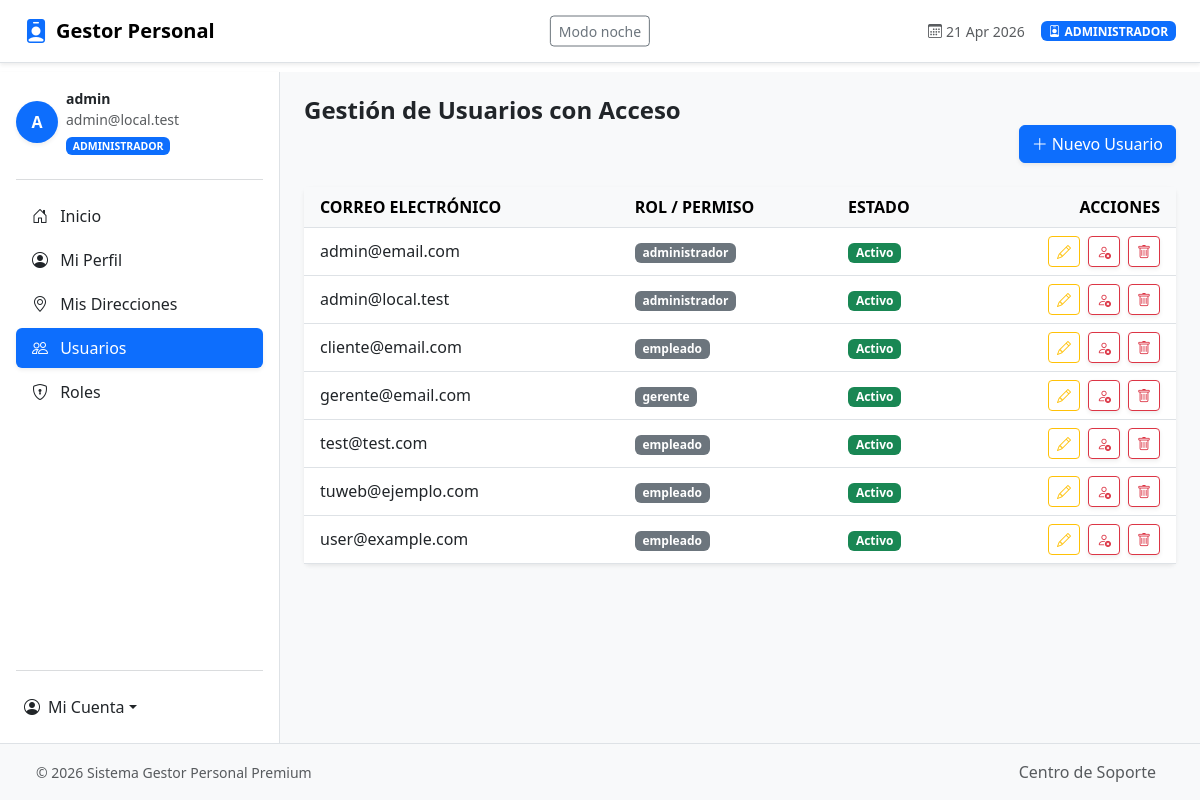
The page /templates/frontend/usuarios.php (signed in) on the database its author committed.
### tables this page shows
CREATE TABLE `users` (
  `id` int(11) NOT NULL,
  `username` varchar(100) NOT NULL,
  `apellidos` varchar(150) DEFAULT NULL,
  `DNI` varchar(50) DEFAULT NULL,
  `fechaNacimiento` date DEFAULT NULL,
  `telefono` varchar(30) DEFAULT NULL,
  `email` varchar(150) NOT NULL,
  `password` varchar(255) NOT NULL,
  `role` varchar(100) DEFAULT NULL,
  `fechaCreacion` datetime NOT NULL DEFAULT current_timestamp(),
  `fechaModificacion` datetime NOT NULL DEFAULT current_timestamp() ON UPDATE current_timestamp()
);

### clases/CPUser.php (called while the page is built, shortened)
<?php
require_once __DIR__ . '/Database.php';
class CPUser extends CPGenerico {
    protected $id;
    protected $email;
    protected $role;
    protected $activo = 1;
    public function __construct($id = null, $username = '', $email = '', $password = '', $role = null, $apellidos = '', $DNI = '', $fechaNacimiento = '', $telefono = '', $activo = 1, $avatar = '') {
        $this->id = $id;
        $this->email = $email;
        $this->role = $role;
        $this->activo = $activo;
    }
    public function getId() { return $this->id; }
    public function getEmail() { return $this->email; }
    public function setPassword($p) {
        if (!empty($p)) {
            $algo = password_get_info($p)['algo'];
        }
    }
    public function getRole() { return $this->role; }
    public function isActivo(): bool {
        return (bool)$this->activo;
    }
    private static function getPdo() {
        return Database::getConnection();
    }
    public static function leerTodo(): array {
        $pdo = self::getPdo();
        $stmt = $pdo->query('SELECT * FROM users ORDER BY username');
        $rows = $stmt->fetchAll();
        return array_map(fn($row) => self::fromRow($row), $rows);
    }
    private static function fromRow($row): ?self {
        $usuario = new self(
            $row['id'] ?? null,
            $row['username'] ?? '',
            $row['email'] ?? '',
            $row['password'] ?? '',
            $row['role'] ?? null,
            $row['apellidos'] ?? '',
            $row['DNI'] ?? '',
            $row['fechaNacimiento'] ?? '',
            $row['telefono'] ?? '',
            $row['activo'] ?? 1,
            $row['avatar'] ?? ''
        );
        if (isset($row['fechaCreacion'])) {
            $usuario->setFechaCreacion($row['fechaCreacion']);
        }
        if (isset($row['fechaModificacion'])) {
            $usuario->setFechaModificacion($row['fechaModificacion']);
        }
        return $usuario;
    }
    public static function buscarPorEmail($email): ?self {
        $stmt = self::getPdo()->prepare('SELECT * FROM users WHERE email = ? LIMIT 1');
        $stmt->execute([$email]);
        $row = $stmt->fetch();
        return $row ? self::fromRow($row) : null;
    }
}

### templates/helpers.php (called while the page is built, shortened)
<?php
if (!function_exists('h')) {
    function h($value): string {
        return htmlspecialchars((string)$value, ENT_QUOTES, 'UTF-8');
    }
}

### config.php (called while the page is built)
<?php
return [
    'db_host' => '127.0.0.1',
    'db_port' => '3307',
    'db_name' => 'gestor_personaltfg',
    'db_user' => 'root',
    'db_pass' => '',
    'db_charset' => 'utf8mb4',
];

### clases/Database.php (called while the page is built)
<?php
class Database {
    private static $pdo = null;
    public static function getConnection() {
        if (self::$pdo !== null) {
            return self::$pdo;
        }
        $config = require dirname(__DIR__) . '/config.php';
        $host = $config['db_host'];
        $port = $config['db_port'] ?? '3306';
        $db   = $config['db_name'];
        $user = $config['db_user'];
        $pass = $config['db_pass'];
        $charset = $config['db_charset'];
        $dsn = "mysql:host={$host};port={$port};dbname={$db};charset={$charset}";
        $options = [
            PDO::ATTR_ERRMODE => PDO::ERRMODE_EXCEPTION,
            PDO::ATTR_DEFAULT_FETCH_MODE => PDO::FETCH_ASSOC,
            PDO::ATTR_EMULATE_PREPARES => false,
        ];
        self::$pdo = new PDO($dsn, $user, $pass, $options);
        return self::$pdo;
    }
}

### templates/backend/procesar_usuarios.php (called while the page is built, shortened)
<?php
require_once __DIR__ . '/../helpers.php';
require_once dirname(__DIR__, 2) . '/clases/CPUser.php';
$currentUser = CPUser::buscarPorEmail($_SESSION['email'] ?? '');
require_once('head.php');
?>

### templates/frontend/usuarios.php (the view, shortened to what this page needs)
<?php
require_once('../backend/procesar_usuarios.php');
require_once('head.php');
require_once('sidebar.php');
?>
<main class="flex-grow-1 p-4 bg-light">
    <h2 class="h4 fw-bold mb-0">Gestión de Usuarios con Acceso</h2>
    <div class="mb-4 text-end">
        <button class="btn btn-primary shadow-sm" data-bs-toggle="modal" data-bs-target="#addUserModal">
            <i class="bi bi-plus-lg me-1"></i>Nuevo Usuario
        </button>
    </div>
    <div class="card shadow-sm border-0">
        <div class="card-body p-0 cp-users-card-body">
            <table class="table table-hover mb-0 cp-users-table">
                <thead class="table-light text-uppercase smaller fw-bold">
                    <tr>
                        <th class="ps-3">Correo Electrónico</th>
                        <th>Rol / Permiso</th>
                        <th>Estado</th>
                        <th class="text-end pe-3">Acciones</th>
                    </tr>
                </thead>
                <tbody>
                    <?php
                    $listaUsuarios = CPUser::leerTodo();
                    foreach ($listaUsuarios as $u):
                        $email = h($u->getEmail());
                        $rol = h($u->getRole() ?: 'empleado');
                        $activo = $u->isActivo();
                        $estadoBadge = $activo ? 'bg-success' : 'bg-danger';
                        $estadoTexto = $activo ? 'Activo' : 'Inactivo';
                    ?>
                        <tr class="align-middle <?php echo $activo ? '' : 'table-secondary text-muted'; ?>">
                            <td class="ps-3">
                                <a href="edituser.php?id=<?php echo urlencode($u->getId()); ?>" class="link-dark text-decoration-none">
                                    <?php echo $email; ?>
                                </a>
                            </td>
                            <td><span class="badge bg-secondary"><?php echo $rol; ?></span></td>
                            <td><span class="badge <?php echo $estadoBadge; ?>"><?php echo $estadoTexto; ?></span></td>
                            <td class="text-end pe-3">
                                <div class="d-flex justify-content-end gap-2 flex-wrap align-items-center">
                                    <button type="button" class="btn btn-sm btn-outline-warning edit-user-btn"
                                            data-email="<?php echo $email; ?>"
                                            data-role="<?php echo $rol; ?>"
                                            data-active="<?php echo $activo ? '1' : '0'; ?>">
                                        <i class="bi bi-pencil"></i>
                                    </button>
                                    <form method="post" class="m-0">
                                        <button type="submit" name="toggle_user_active" class="btn btn-sm btn-outline-<?php echo $activo ? 'danger' : 'success'; ?> shadow-sm" title="<?php echo $activo ? 'Desactivar usuario' : 'Activar usuario'; ?>">
                                            <i class="bi <?php echo $activo ? 'bi-person-x' : 'bi-person-check'; ?>"></i>
                                        </button>
                                    </form>
                                    <form method="post" class="m-0" onsubmit="return confirm('¿Eliminar este usuario? Esta acción quitará el acceso al sistema y no se puede deshacer.');">
                                        <button type="submit" name="delete_user" class="btn btn-sm btn-outline-danger shadow-sm">
                                            <i class="bi bi-trash"></i>
                                        </button>
                                    </form>
                                </div>
                            </td>
                        </tr>
                    <?php endforeach; ?>
                </tbody>
            </table>
        </div>
    </div>
</main>
<?php require_once('footer.php'); ?>

### templates/frontend/head.php (style rules this page uses)
.cp-users-card-body { background-color: #ffffff; }
.cp-users-table { background-color: #ffffff; color: #212529; }
.cp-users-table thead { background-color: #0d6efd; color: #ffffff; }
.cp-users-table th, .cp-users-table td { border-color: #dee2e6; }
body { padding-top: 72px; }

### rows shown on the page
users: email "admin@email.com", role "administrador", estadoTexto "Activo"
users: email "admin@local.test", role "administrador", id "Activo"
users: email "cliente@email.com", role "empleado", estadoTexto "Activo"
users: email "gerente@email.com", role "gerente", estadoTexto "Activo"
users: email "test@test.com", role "empleado", estadoTexto "Activo"
users: email "tuweb@ejemplo.com", role "empleado", estadoTexto "Activo"
users: email "user@example.com", role "empleado", estadoTexto "Activo"

### other values the page prints
$rolUsuario "ADMINISTRADOR"
substr($correoUsuario, 0, 1) "A"
explode('@', $correoUsuario)[0] "admin"
$correoUsuario "admin@local.test"
$item['etiqueta'] "Inicio"
$item['etiqueta'] "Mi Perfil"
$item['etiqueta'] "Mis Direcciones"
$item['etiqueta'] "Usuarios"
$item['etiqueta'] "Roles"
